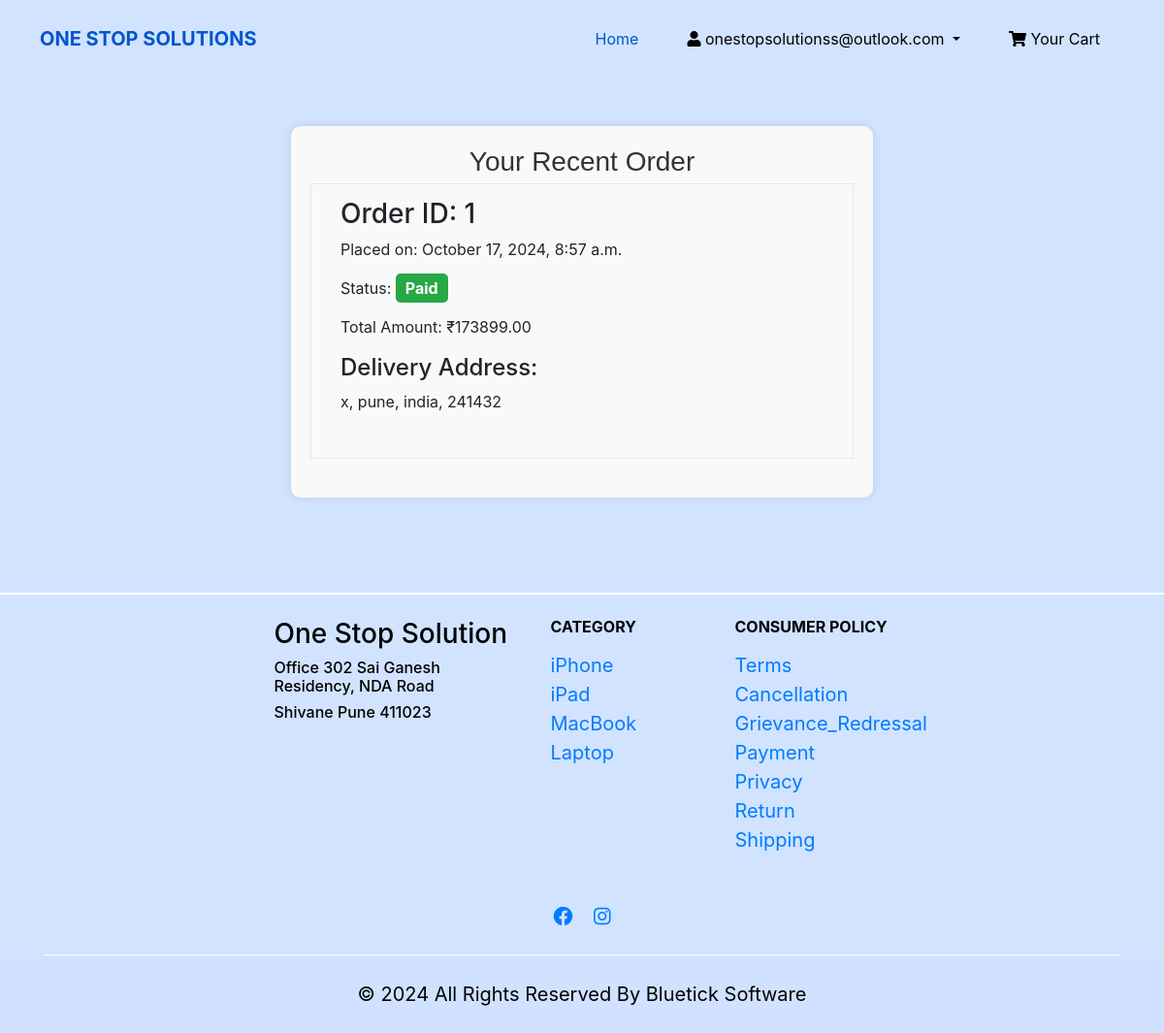
/recent_order/ (signed in), run on an earlier commit of the app's database.
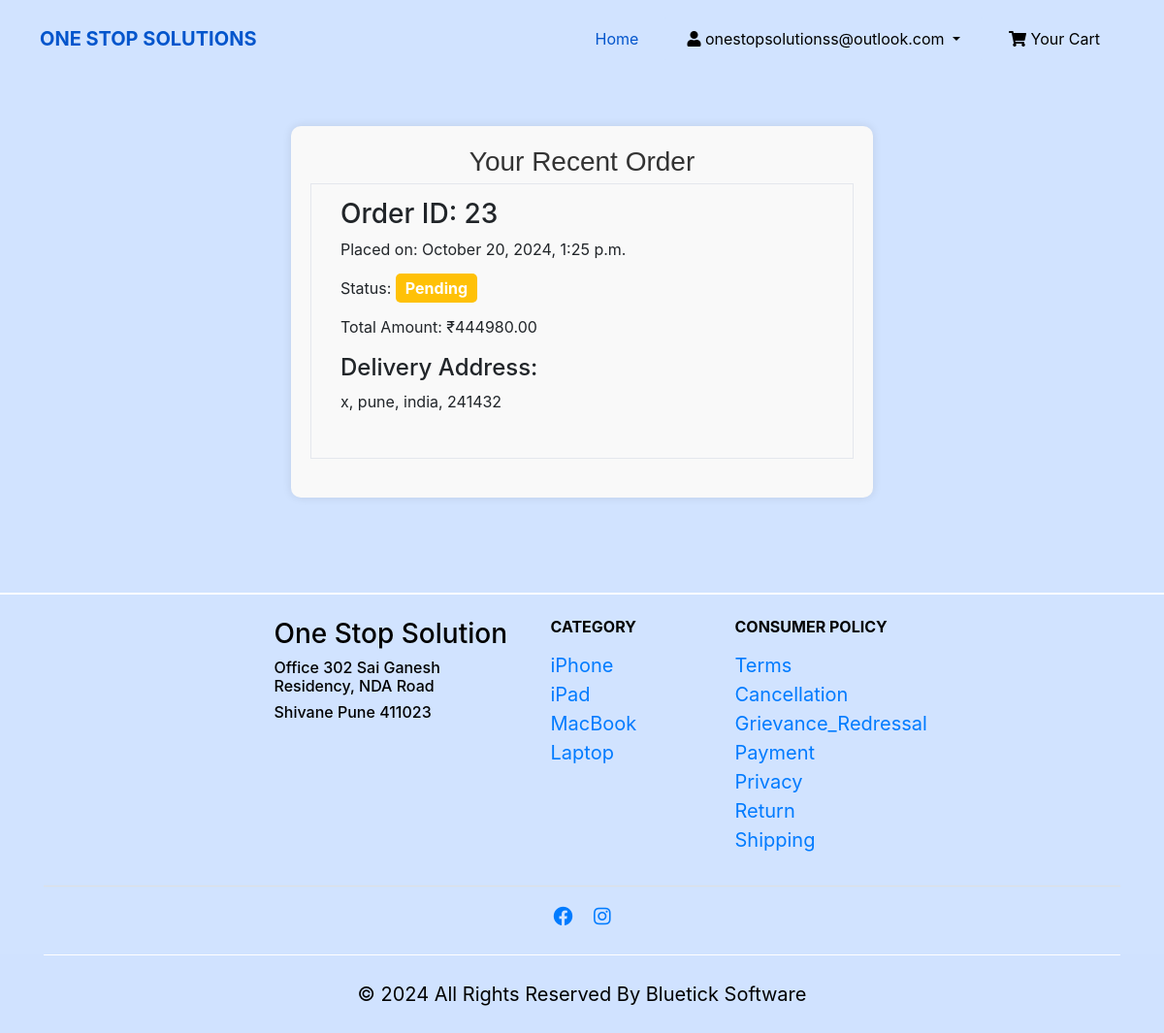
And on a later commit of the database.
### payment/models.py (models this page shows, shortened)
class Order(models.Model):
    STATUS_CHOICES = [
        ('Pending', 'Pending'),
        ('Paid', 'Paid'),
        ('Failed', 'Failed'),
    ]
    user = models.ForeignKey(User, on_delete=models.CASCADE)
    first_name = models.CharField(max_length=100)
    last_name = models.CharField(max_length=100)
    email = models.EmailField()
    address = models.TextField()
    city = models.CharField(max_length=100)
    country = models.CharField(max_length=100)
    zip_code = models.CharField(max_length=10)
    phone = models.CharField(max_length=15)
    product_names = models.TextField()
    amount = models.DecimalField(max_digits=10, decimal_places=2)
    razorpay_order_id = models.CharField(max_length=100, unique=True)
    razorpay_payment_id = models.CharField(max_length=100, blank=True, null=True)
    status = models.CharField(max_length=20, choices=STATUS_CHOICES, default='Pending')
    created_at = models.DateTimeField(auto_now_add=True)

### payment/views.py (the view)
# urls.py: path('recent_order/', views.recent_order, name='recent_order'),
@login_required
def recent_order(request):
    try:
        recent_order = Order.objects.filter(user=request.user).order_by('-created_at').first()
        if not recent_order:
            messages.info(request, 'No recent orders found.')
            return redirect('view_cart')  # Redirect if no orders found
    except Order.DoesNotExist:
        messages.error(request, 'Error retrieving recent order.')
        return redirect('view_cart')
    context = {
        'order': recent_order,
    }
    return render(request, 'recent_order.html', context)

### payment/context_processors.py (called while the page is built)
def recent_order_processor(request):
    if request.user.is_authenticated:
        recent_order = Order.objects.filter(user=request.user).order_by('-created_at').first()
        return {'recent_order': recent_order}
    return {'recent_order': None}

### templates/recent_order.html (shortened to what this page needs)
{% extends "base.html" %}
{% block content %}
<div class="order-summary-container">
    <h1>Your Recent Order</h1>
    <div class="order-details">
        <h3>Order ID: {{ order.id }}</h3>
        <p>Placed on: {{ order.created_at|date:"F j, Y, g:i a" }}</p>
        <p>Status: <span class="status-label {{ order.status|lower }}">{{ order.status }}</span></p>
        <p>Total Amount: ₹{{ order.amount }}</p>
        <div class="delivery-address">
            <h4>Delivery Address:</h4>
            <p>{{ order.address }}, {{ order.city }}, {{ order.country }}, {{ order.zip_code }}</p>
        </div>
    </div>
</div>
{% endblock %}

What changed in the data, as far as the page shows it:
removed Order: id "1", created_at "October 17, 2024, 8:57 a.m.", status "Paid", amount "173899.00", address "x", city "pune", country "india", zip_code "241432"
added Order: id "23", created_at "October 20, 2024, 1:25 p.m.", status "Pending", amount "444980.00", address "x", city "pune", country "india", zip_code "241432"
